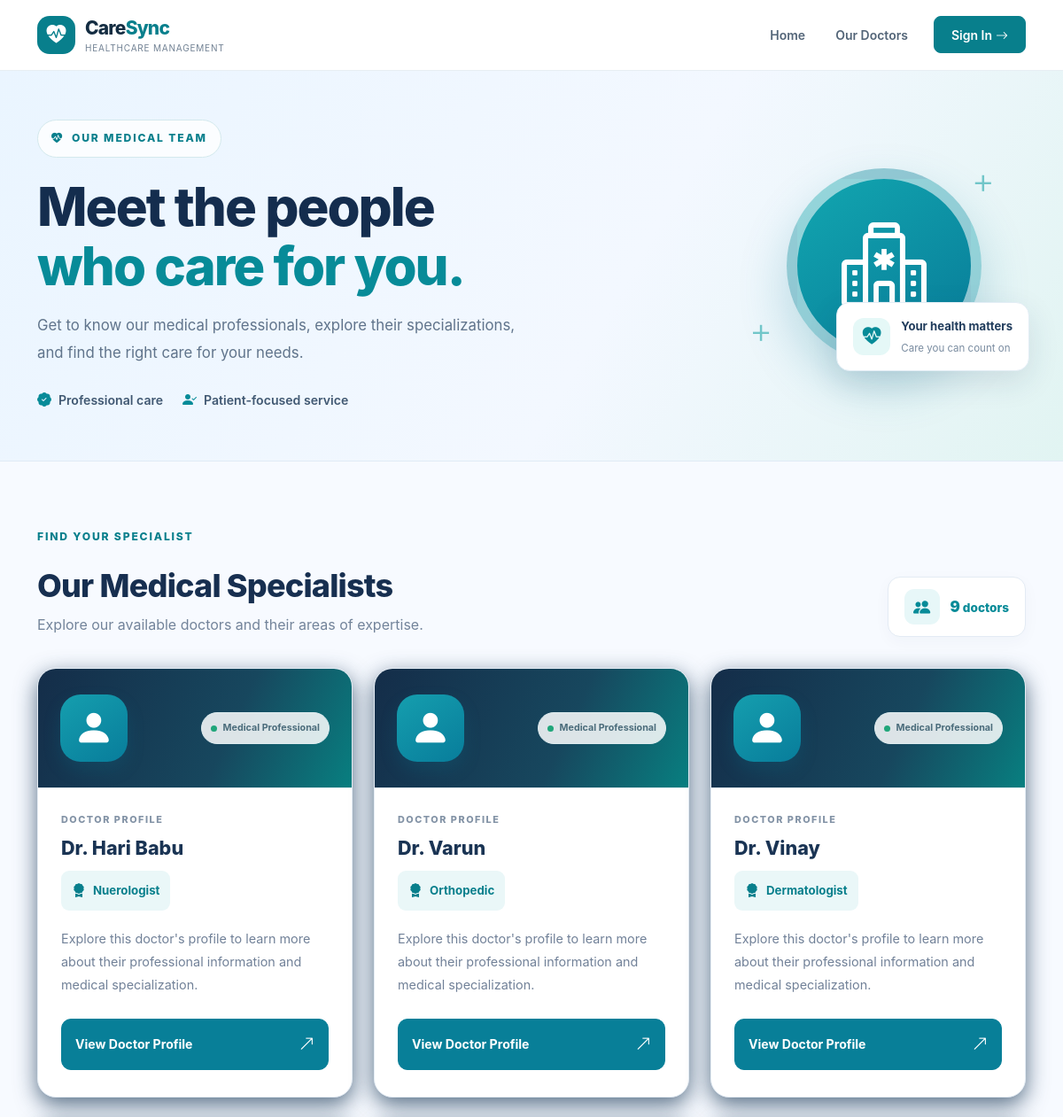
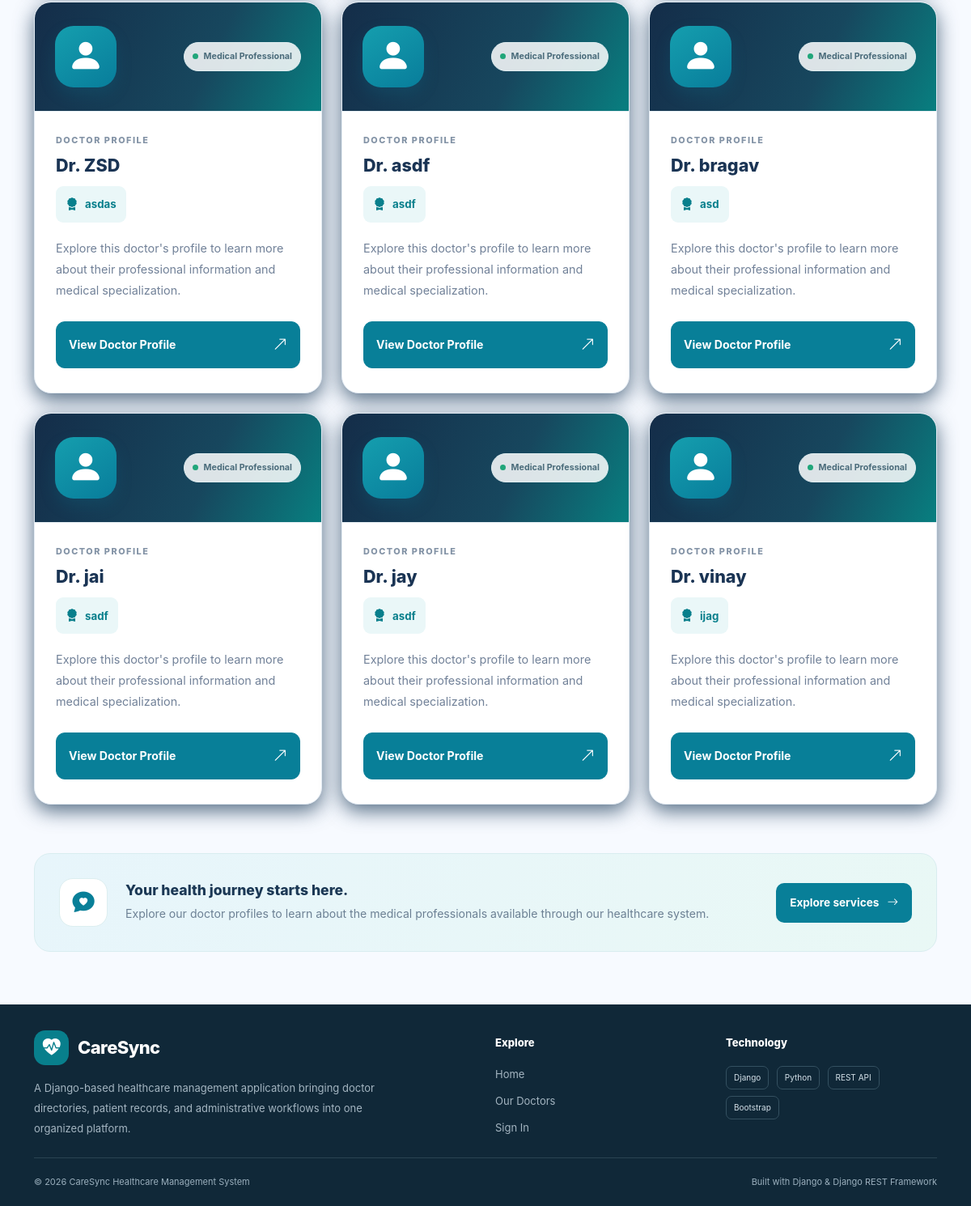
The app's page /doctors/ with its own data (2 pictures, top to bottom).
### healthcare/models.py (models this page shows, shortened)
class Doctor(models.Model):
    user = models.OneToOneField(
        User,
        on_delete=models.CASCADE,
        related_name='doctor_profile',
        null=True,
        blank=True
    )
    name = models.CharField(max_length=100)
    specialization = models.CharField(max_length=100)
    phone = models.CharField(max_length=15)
    email = models.EmailField()
    must_change_password = models.BooleanField(default=True)
    qualification = models.CharField(
        max_length=200,
        blank=True
    )
    experience_years = models.PositiveSmallIntegerField(
        null=True,
        blank=True
    )
    consultation_fee = models.DecimalField(
        max_digits=8,
        decimal_places=2,
        null=True,
        blank=True
    )
    availability = models.CharField(
        max_length=200,
        blank=True
    )
    bio = models.TextField(
        blank=True
    )

### healthcare/views.py (the view)
# urls.py: path('doctors/', views.doctor_page, name='doctors'),
def doctor_page(request):
    doctors = Doctor.objects.all().order_by('name')
    return render(
        request,
        'healthcare/doctors.html',
        {'doctors': doctors}
    )

### templates/healthcare/doctors.html (shortened to what this page needs)
{% extends 'healthcare/base.html' %}
{% block content %}
<section class="doctors-page">
    <div class="doctors-hero">
        <div class="container">
            <div class="doctors-hero-content">
                <div class="doctors-eyebrow">
                    <i class="bi bi-heart-pulse-fill"></i>
                    OUR MEDICAL TEAM
                </div>
                <h1>
                    Meet the people<br>
                    <span>who care for you.</span>
                </h1>
                <p>
                    Get to know our medical professionals, explore their
                    specializations, and find the right care for your needs.
                </p>
                <div class="doctors-hero-meta">
                    <span>
                        <i class="bi bi-patch-check-fill"></i>
                        Professional care
                    </span>
                    <span>
                        <i class="bi bi-person-check-fill"></i>
                        Patient-focused service
                    </span>
                </div>
            </div>
            <div class="doctors-hero-art">
                <div class="hero-art-circle">
                    <i class="bi bi-hospital"></i>
                </div>
                <div class="hero-art-badge">
                    <i class="bi bi-heart-pulse-fill"></i>
                    <div>
                        <strong>Your health matters</strong>
                        <small>Care you can count on</small>
                    </div>
                </div>
                <div class="hero-art-plus plus-one">+</div>
                <div class="hero-art-plus plus-two">+</div>
            </div>
        </div>
    </div>
    <div class="container doctors-directory">
        <div class="directory-heading">
            <div>
                <span class="section-kicker">FIND YOUR SPECIALIST</span>
                <h2>Our Medical Specialists</h2>
                <p>Explore our available doctors and their areas of expertise.</p>
            </div>
            {% if doctors %}
                <div class="doctor-count">
                    <i class="bi bi-people-fill"></i>
                    <span>
                        <strong>{{ doctors|length }}</strong>
                        doctor{{ doctors|length|pluralize }}
                    </span>
                </div>
            {% endif %}
        </div>
        {% if doctors %}
            <div class="row g-4">
                {% for doctor in doctors %}
                    <div class="col-sm-6 col-xl-4">
                        <article class="doctor-card">
                            <div class="doctor-card-top">
                                <div class="doctor-avatar">
                                    <i class="bi bi-person-fill"></i>
                                </div>
                                <span class="doctor-status">
                                    <span></span>
                                    Medical Professional
                                </span>
                            </div>
                            <div class="doctor-card-body">
                                <span class="doctor-label">DOCTOR PROFILE</span>
                                <h3>Dr. {{ doctor.name }}</h3>
                                <div class="doctor-specialty">
                                    <i class="bi bi-award-fill"></i>
                                    {{ doctor.specialization|default:"General Practice" }}
                                </div>
                                <p class="doctor-description">
                                    Explore this doctor's profile to learn more
                                    about their professional information and
                                    medical specialization.
                                </p>
                                <a href="{% url 'doctor_detail' doctor.id %}"
                                   class="doctor-profile-link">
                                    View Doctor Profile
                                    <i class="bi bi-arrow-up-right"></i>
                                </a>
                            </div>
                        </article>
                    </div>
                {% endfor %}
            </div>
        {% endif %}
        <div class="doctors-help-banner">
            <div class="help-banner-icon">
                <i class="bi bi-chat-heart-fill"></i>
            </div>
            <div class="help-banner-content">
                <h3>Your health journey starts here.</h3>
                <p>
                    Explore our doctor profiles to learn about the medical
                    professionals available through our healthcare system.
                </p>
            </div>
            <a href="{% url 'home' %}#services" class="help-banner-link">
                Explore services
                <i class="bi bi-arrow-right"></i>
            </a>
        </div>
    </div>
</section>
{% endblock %}

### templates/healthcare/base.html (shortened to what this page needs)
{% load static %}
<!DOCTYPE html>
<html lang="en">
<head>
    <link href="https://cdn.jsdelivr.net/npm/bootstrap@5.3.8/dist/css/bootstrap.min.css"
          rel="stylesheet">
    <link rel="stylesheet"
          href="https://cdn.jsdelivr.net/npm/bootstrap-icons@1.13.1/font/bootstrap-icons.min.css">
    <link rel="stylesheet" href="{% static 'css/style.css' %}">
</head>
<body>
<nav class="navbar navbar-expand-lg site-navbar sticky-top">
    <div class="container">
        <a class="navbar-brand brand-lockup" href="{% url 'home' %}">
            <span class="brand-mark">
                <i class="bi bi-heart-pulse-fill"></i>
            </span>
            <span>
                <span class="brand-title">Care<span>Sync</span></span>
                <small class="brand-subtitle">Healthcare Management</small>
            </span>
        </a>
        <div class="collapse navbar-collapse" id="mainNavbar">
            <ul class="navbar-nav ms-auto align-items-lg-center gap-lg-2">
                <li class="nav-item">
                    <a class="nav-link" href="{% url 'home' %}">
                        Home
                    </a>
                </li>
                <li class="nav-item">
                    <a class="nav-link" href="{% url 'doctors' %}">
                        Our Doctors
                    </a>
                </li>
                {% if user.is_authenticated %}
                    {% if user.is_staff %}
                        <li class="nav-item">
                            <a class="nav-link" href="{% url 'dashboard' %}">
                                Admin Dashboard
                            </a>
                        </li>
                    {% else %}
                        <li class="nav-item">
                            <a class="nav-link" href="{% url 'doctor_dashboard' %}">
                                Dashboard
                            </a>
                        </li>
                    {% endif %}
                    <li class="nav-item ms-lg-2">
                        <span class="nav-user">
                            <i class="bi bi-person-circle me-1"></i>
                            {{ user.username| upper }}
                        </span>
                    </li>
                    <li class="nav-item">
                        <a href="{% url 'logout' %}"
                           class="btn btn-nav-outline">
                            <i class="bi bi-box-arrow-right me-1"></i>
                            Logout
                        </a>
                    </li>
                {% else %}
                    <li class="nav-item ms-lg-2">
                        <a href="{% url 'login' %}" class="btn btn-nav-primary">
                            Sign In <i class="bi bi-arrow-right ms-1"></i>
                        </a>
                    </li>
                {% endif %}
            </ul>
        </div>
    </div>
</nav>
<main>
    {% block content %}{% endblock %}
</main>
<footer class="site-footer">
    <div class="container">
        <div class="row g-4 py-2 mt-0">
            <div class="col-lg-6">
                <a href="{% url 'home' %}" class="footer-brand">
                    <span class="brand-mark">
                        <i class="bi bi-heart-pulse-fill"></i>
                    </span>
                    CareSync
                </a>
                <p class="footer-description mt-3">
                    A Django-based healthcare management application
                    bringing doctor directories, patient records, and
                    administrative workflows into one organized platform.
                </p>
            </div>
            <div class="col-6 col-lg-3">
                <h6 class="footer-heading">Explore</h6>
                <a class="footer-link" href="{% url 'home' %}">Home</a>
                <a class="footer-link" href="{% url 'doctors' %}">Our Doctors</a>
                {% if user.is_authenticated %}
                    <a class="footer-link" href="{% url 'dashboard' %}">Dashboard</a>
                {% else %}
                    <a class="footer-link" href="{% url 'login' %}">Sign In</a>
                {% endif %}
            </div>
            <div class="col-6 col-lg-3">
                <h6 class="footer-heading">Technology</h6>
                <span class="tech-tag">Django</span>
                <span class="tech-tag">Python</span>
                <span class="tech-tag">REST API</span>
                <span class="tech-tag">Bootstrap</span>
            </div>
        </div>
        <div class="footer-bottom d-flex flex-column flex-md-row
                    justify-content-between gap-2">
            <span>&copy; {% now "Y" %} CareSync Healthcare Management System</span>
            <span>Built with Django &amp; Django REST Framework</span>
        </div>
    </div>
</footer>
</body>
</html>

### records on screen
Doctor: name "Hari Babu", specialization "Nuerologist"
Doctor: name "Varun", specialization "Orthopedic"
Doctor: name "Vinay", specialization "Dermatologist"
Doctor: name "ZSD", specialization "asdas"
Doctor: name "asdf", specialization "asdf"
Doctor: name "bragav", specialization "asd"
Doctor: name "jai", specialization "sadf"
Doctor: name "jay", specialization "asdf"
Doctor: name "vinay", specialization "ijag"

### other values on screen
{{ doctors|length }} "9"
